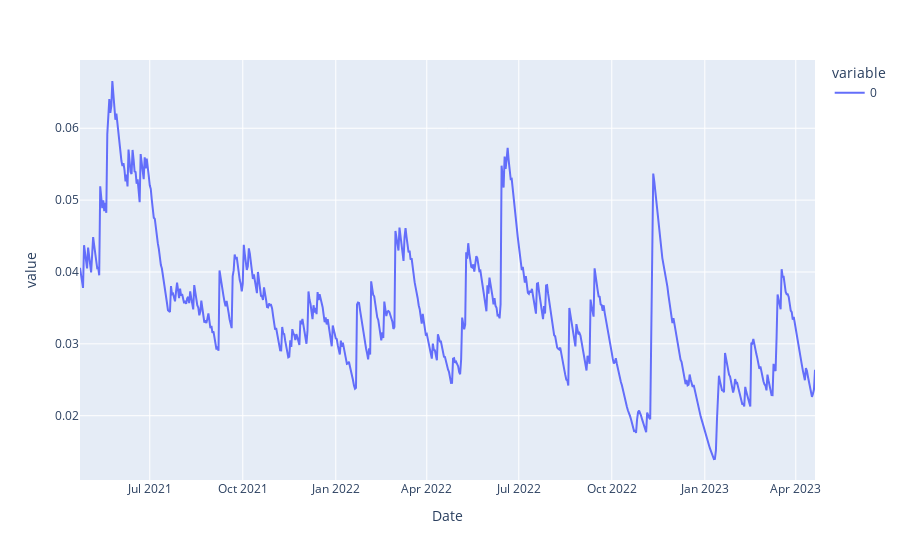

Notebook source saved alongside this figure:
### Code cell
returns = np.log(btc.Close).diff().dropna()
lambda_ = 0.94
volatility = np.sqrt(ewma_volatility(returns, lambda_))
px.line(volatility)

### Figure 1 — Plotly figure (JSON) as saved in the notebook; plotly's stock layout.template omitted (floating-point values rounded to 4 significant figures; data arrays with more than 128 entries replaced by an {"elided": "..."} marker saying what was removed)
{"data": [{"hovertemplate": "variable=0<br>Date=%{x}<br>value=%{y}<extra></extra>", "legendgroup": "0", "line": {"color": "#636efa", "dash": "solid"}, "marker": {"symbol": "circle"}, "mode": "lines", "name": "0", "orientation": "v", "showlegend": true, "type": "scatter", "x": {"elided": "728 str values"}, "xaxis": "x", "y": {"elided": "728 float values"}, "yaxis": "y"}], "layout": {"legend": {"title": {"text": "variable"}, "tracegroupgap": 0}, "margin": {"t": 60}, "xaxis": {"anchor": "y", "domain": [0, 1], "title": {"text": "Date"}}, "yaxis": {"anchor": "x", "domain": [0, 1], "title": {"text": "value"}}}}
